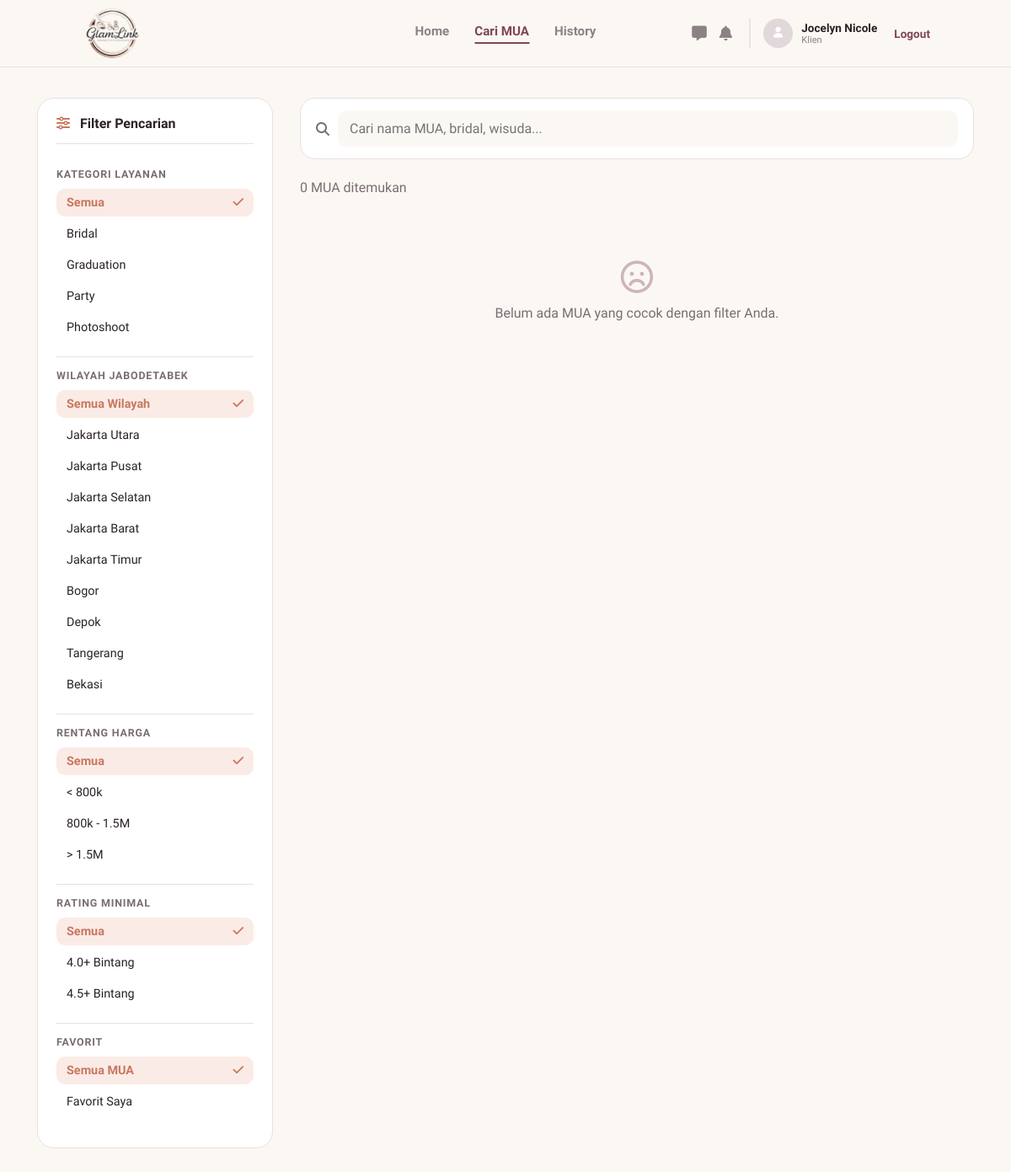
Before: /klien/cari.php (signed in) with the older database file.
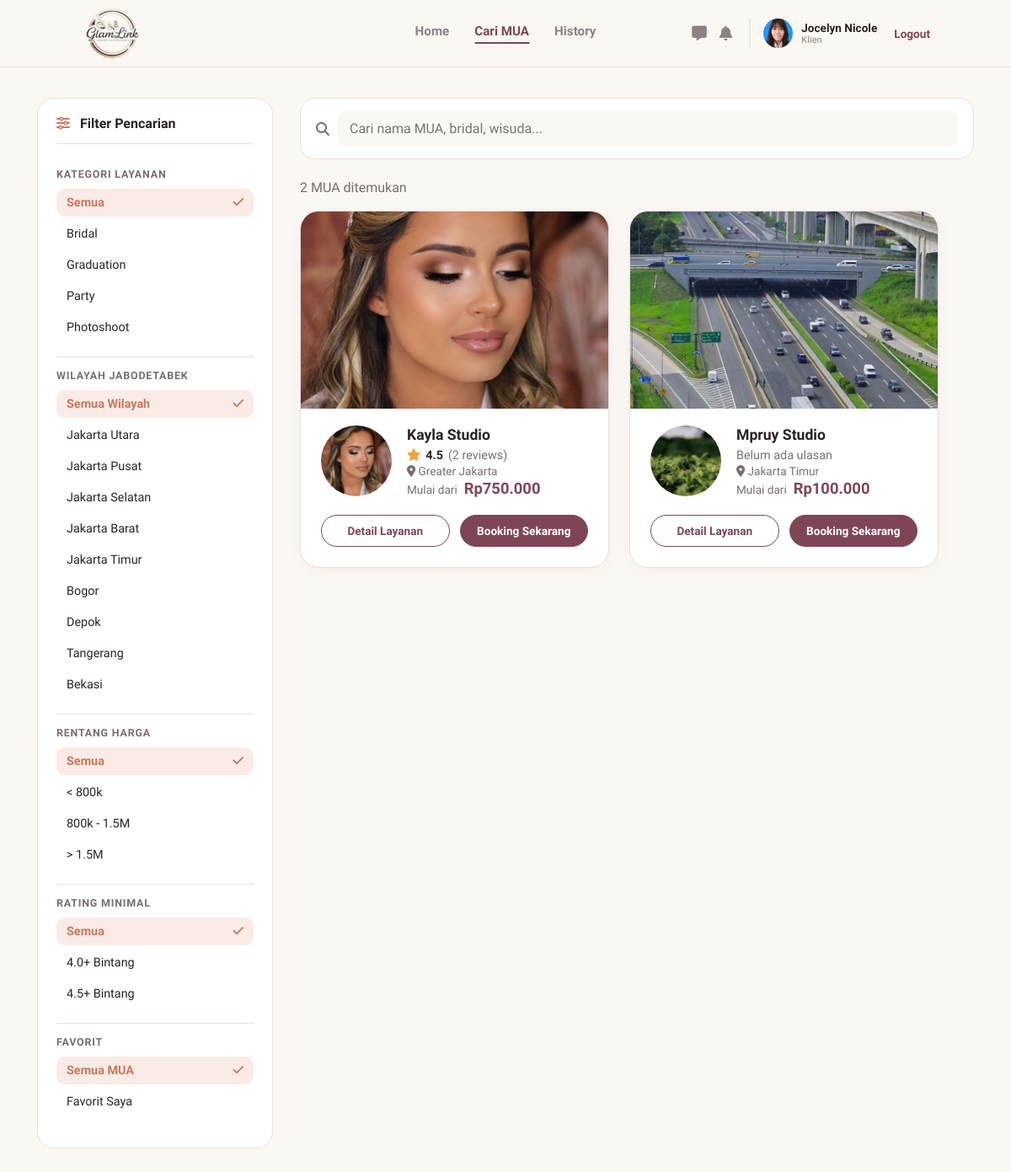
After: the same page with the newer database file.
### tables this page shows
CREATE TABLE `users` (
  `id_user` int(11) NOT NULL,
  `nama` varchar(100) NOT NULL,
  `email` varchar(100) NOT NULL,
  `nomor_telepon` varchar(20) DEFAULT NULL,
  `nama_brand` varchar(150) DEFAULT NULL,
  `bio` text DEFAULT NULL,
  `lokasi` varchar(150) DEFAULT NULL,
  `foto_profil` varchar(255) DEFAULT NULL,
  `password` varchar(255) NOT NULL,
  `role` enum('mua','pelanggan','admin') NOT NULL,
  `dibuat_pada` timestamp NOT NULL DEFAULT current_timestamp(),
  `status_verifikasi` enum('pending','approved','rejected') NOT NULL DEFAULT 'approved',
  `alasan_tolak` varchar(255) DEFAULT NULL
);

### includes/klien.php (the view, shortened to what the changed rows need)
<?php
require_once __DIR__ . '/../koneksi.php';
function q($sql, $params = []) {
    global $koneksi;
    $st = $koneksi->prepare($sql);
    if ($params) { $st->bind_param(str_repeat('s', count($params)), ...$params); }
    $st->execute();
    $r = $st->get_result();
    return $r ? $r->fetch_all(MYSQLI_ASSOC) : [];
}
function e($v)      { return htmlspecialchars((string)$v, ENT_QUOTES); }
function rupiah($n) { return 'Rp' . number_format((float)$n, 0, ',', '.'); }
function foto($file, $kelas = '', $ikon = 'fa-user') {
    $f = basename((string)$file);
    if ($f !== '' && file_exists(__DIR__ . '/../assets/img/' . $f)) {
        return '<img class="' . $kelas . '" src="../assets/img/' . e($f) . '" alt="">';
    }
    return '<div class="' . $kelas . ' foto-kosong"><i class="fa-solid ' . $ikon . '"></i></div>';
}
function daftar_mua($where = '', $params = [], $urut = 'rating DESC, selesai DESC, u.dibuat_pada DESC', $limit = 60) {
    $rows = q("SELECT u.id_user, u.nama_brand, u.lokasi, u.foto_profil,
                (SELECT foto FROM portfolios WHERE id_mua = u.id_user ORDER BY id_portfolio LIMIT 1) AS cover,
                (SELECT MIN(harga) FROM services WHERE id_mua = u.id_user) AS harga_min,
                (SELECT COUNT(*) FROM bookings WHERE id_mua = u.id_user AND status = 'selesai') AS selesai,
                (SELECT ROUND(AVG(rating), 1) FROM bookings WHERE id_mua = u.id_user AND rating > 0) AS rating,
                (SELECT COUNT(*) FROM bookings WHERE id_mua = u.id_user AND rating > 0) AS n_ulasan,
                (SELECT COUNT(*) FROM favorit f WHERE f.id_mua = u.id_user AND f.id_pelanggan = " . (int)($GLOBALS['id_klien'] ?? 0) . ") AS fav
              FROM users u
              WHERE u.role = 'mua' AND u.status_verifikasi = 'approved' $where
              ORDER BY $urut LIMIT " . (int)$limit, $params);
    foreach ($rows as &$m) {
        $m['kats'] = array_column(q("SELECT DISTINCT kategori FROM services WHERE id_mua = ? AND kategori <> ''", [$m['id_user']]), 'kategori');
    }
    return $rows;
}
function rating_teks($m) {
    if (empty($m['n_ulasan'])) return '<span class="rate muted small">Belum ada ulasan</span>';
    return '<span class="rate"><i class="fa-solid fa-star"></i> <b>' . number_format((float)$m['rating'], 1) . '</b> <span class="muted">(' . (int)$m['n_ulasan'] . ' reviews)</span></span>';
}
function kartu_cari($m, $tanggal = '') {
    $t = $tanggal ? '&tanggal=' . urlencode($tanggal) : '';
    $id = (int)$m['id_user'];
    echo '<article class="cari-card"><a class="cc-cover" href="mua.php?id=' . $id . $t . '">' . foto($m['cover'], '', 'fa-image') . (!empty($m['fav']) ? '<span class="fav-badge" title="Favorit Anda"><i class="fa-solid fa-heart"></i></span>' : '') . '</a><div class="cc-body"><div class="cc-row">';
    echo '<a href="mua.php?id=' . $id . $t . '">' . foto($m['foto_profil'], 'avatar lg') . '</a><div class="cc-info"><h3>' . e($m['nama_brand']) . '</h3>' . rating_teks($m);
    echo '<div class="muted small"><i class="fa-solid fa-location-dot"></i> ' . e($m['lokasi']) . '</div>';
    echo '<div class="cc-price"><span class="muted">Mulai dari</span> <b>' . ($m['harga_min'] ? rupiah($m['harga_min']) : '-') . '</b></div></div></div>';
    echo '<div class="cc-actions"><a class="kb-outline" href="mua.php?id=' . $id . '&tab=layanan' . $t . '">Detail Layanan</a><a class="kb-fill" href="booking.php?mua=' . $id . $t . '">Booking Sekarang</a></div></div></article>';
}
function head_klien($judul) {
    echo '<!DOCTYPE html><html lang="id"><head><meta charset="UTF-8"><meta name="viewport" content="width=device-width, initial-scale=1.0"><title>' . e($judul) . ' - GlamLink</title>
<link rel="stylesheet" href="https://cdnjs.cloudflare.com/ajax/libs/font-awesome/6.4.0/css/all.min.css">
<link href="https://fonts.googleapis.com/css2?family=Plus+Jakarta+Sans:wght@400;500;600;700&display=swap" rel="stylesheet">
<link rel="stylesheet" href="../assets/css/navbar.css"><link rel="stylesheet" href="../assets/css/klien.css"></head><body>';
}
function bottom_nav() {
    echo '<nav class="bottom-nav">';
    echo '</nav></body></html>';
}

### navbar.php (shortened to what the changed rows need)
<?php
$path_prefix = in_array(basename(dirname($_SERVER['PHP_SELF'])), ['mua', 'klien']) ? '../' : '';
$nav_logged_in = isset($_SESSION['status_login']) && $_SESSION['status_login'] == true;
$nav_role = isset($_SESSION['role']) ? $_SESSION['role'] : '';
if ($nav_logged_in && in_array($nav_role, ['mua', 'pelanggan']) && isset($koneksi)) {
    $id_mua_nav = $_SESSION['id_user'];
    $nav_query = mysqli_query($koneksi, "SELECT nama, nama_brand, foto_profil, status_verifikasi FROM users WHERE id_user = '$id_mua_nav'");
    $nav_profil = mysqli_fetch_assoc($nav_query);
}
?>
<header class="navbar">
    <?php if (!$nav_logged_in): ?>
        <div class="nav-links">
            <a href="<?php echo $path_prefix; ?>login.php" class="btn-text">Masuk</a>
            <a href="<?php echo $path_prefix; ?>login.php" class="btn-outline">Masuk Sebagai MUA</a>
            <a href="<?php echo $path_prefix; ?>register.php" class="btn-filled">Daftar</a>
        </div>
    <?php elseif ($nav_role == 'pelanggan'): ?>
        <?php $hal = basename($_SERVER['SCRIPT_NAME']); ?>
        <div class="nav-menu-mua">
            <a href="<?php echo $path_prefix; ?>klien/index.php" class="<?php echo $hal == 'index.php' ? 'active' : ''; ?>">Home</a>
            <a href="<?php echo $path_prefix; ?>klien/cari.php" class="<?php echo in_array($hal, ['cari.php', 'mua.php', 'booking.php']) ? 'active' : ''; ?>">Cari MUA</a>
            <a href="<?php echo $path_prefix; ?>klien/history.php" class="<?php echo $hal == 'history.php' ? 'active' : ''; ?>">History</a>
        </div>
        <div class="nav-profile-mua">
            <div class="nav-icons">
                <a href="#" class="icon-btn" title="Segera hadir"><i class="fa-solid fa-message"></i></a>
                <a href="#" class="icon-btn" title="Segera hadir"><i class="fa-solid fa-bell"></i></a>
            </div>
            <a href="<?php echo $path_prefix; ?>klien/profil.php" style="text-decoration:none;color:inherit;">
                <div class="profile-info">
                    <?php if (!empty($nav_profil['foto_profil']) && file_exists(__DIR__ . '/assets/img/' . basename($nav_profil['foto_profil']))): ?>
                        <img src="<?php echo $path_prefix; ?>assets/img/<?php echo htmlspecialchars(basename($nav_profil['foto_profil'])); ?>" alt="Profile">
                    <?php else: ?>
                        <div style="width:35px;height:35px;background:#e0d8da;border-radius:50%;display:flex;align-items:center;justify-content:center;color:#fff;font-size:0.8rem;"><i class="fa-solid fa-user"></i></div>
                    <?php endif; ?>
                    <div class="profile-text">
                        <span class="brand-name"><?php echo htmlspecialchars($nav_profil['nama'] ?? 'Klien'); ?></span>
                        <span class="role-text">Klien</span>
                    </div>
                </div>
            </a>
            <a href="<?php echo $path_prefix; ?>logout.php" class="logout-link">Logout</a>
        </div>
    <?php endif; ?>
</header>

### klien/cari.php (shortened to what the changed rows need)
<?php
require __DIR__ . '/../Includes/klien.php';
$tgl = preg_match('/^\d{4}-\d{2}-\d{2}$/', $_GET['tanggal'] ?? '') ? $_GET['tanggal'] : '';
$f = [
    'q'        => trim($_GET['q'] ?? ''),
    'kategori' => in_array($_GET['kategori'] ?? '', KATEGORI_LAYANAN, true) ? $_GET['kategori'] : '',
    'wilayah'  => in_array($_GET['wilayah'] ?? '', WILAYAH, true) ? $_GET['wilayah'] : '',
    'harga'    => in_array($_GET['harga'] ?? '', ['rendah', 'sedang', 'tinggi'], true) ? $_GET['harga'] : '',
    'rating'   => in_array($_GET['rating'] ?? '', ['4', '4.5'], true) ? $_GET['rating'] : '',
    'fav'      => ($_GET['fav'] ?? '') === '1' ? '1' : '',
];
$w = ''; $p = [];
$hasil  = daftar_mua($w, $p);
$aktif  = $f['q'] !== '' || $f['kategori'] !== '' || $f['wilayah'] !== '' || $f['harga'] !== '' || $f['rating'] !== '' || $f['fav'] !== '';
function opsi($nama, $nilai, $label, $sekarang) {
    $on = ((string)$sekarang === (string)$nilai);
    return '<label class="opt' . ($on ? ' on' : '') . '"><input type="radio" name="' . $nama . '" value="' . e($nilai) . '"' . ($on ? ' checked' : '') . ' onchange="this.form.submit()"><span>' . e($label) . '</span>' . ($on ? '<i class="fa-solid fa-check"></i>' : '') . '</label>';
}
head_klien('Cari MUA');
include __DIR__ . '/../navbar.php';
?>
<main class="kl-wrap page-top">
    <form method="GET" class="cari-layout">
        <div>
            <aside class="filter-box">
                <div class="filter-group"><h4>Kategori Layanan</h4>
                    <?php echo opsi('kategori', '', 'Semua', $f['kategori']); foreach (KATEGORI_LAYANAN as $k) echo opsi('kategori', $k, $k, $f['kategori']); ?></div>
                <div class="filter-group"><h4>Wilayah Jabodetabek</h4>
                    <?php echo opsi('wilayah', '', 'Semua Wilayah', $f['wilayah']); foreach (WILAYAH as $k) echo opsi('wilayah', $k, $k, $f['wilayah']); ?></div>
            </aside>
        </div>
        <section>
            <div class="search-bar"><i class="fa-solid fa-magnifying-glass"></i>
                <input type="search" name="q" value="<?php echo e($f['q']); ?>" placeholder="Cari nama MUA, bridal, wisuda..."></div>
            <p class="muted hasil-info"><?php echo count($hasil); ?> MUA ditemukan<?php echo $tgl ? ' &middot; tanggal acara ' . e(date('d/m/Y', strtotime($tgl))) : ''; ?></p>
            <div class="cari-grid"><?php foreach ($hasil as $m) kartu_cari($m, $tgl); ?></div>
            <?php if (!$hasil): ?>
                <div class="kosong"><i class="fa-regular fa-face-frown"></i><p>Belum ada MUA yang cocok dengan filter Anda.</p>
                    <?php if ($aktif) echo '<a class="kb-fill" href="cari.php">Reset filter</a>'; ?></div>
            <?php endif; ?>
        </section>
    </form>
</main>
<?php bottom_nav();

Changed rows visible on the page:
changed users "Jocelyn Nicole": foto_profil: picture added
added users: shows a picture, nama_brand "Kayla Studio", rating "4.5", n_ulasan "2", lokasi "Greater Jakarta", harga_min "Rp750.000"
added users: shows a picture, nama_brand "Mpruy Studio", shows "Belum ada ulasan", lokasi "Jakarta Timur", harga_min "Rp100.000"
Other visible differences:
count($hasil): "0" → "2"
text no longer shown: "Belum ada MUA yang cocok dengan filter Anda."
